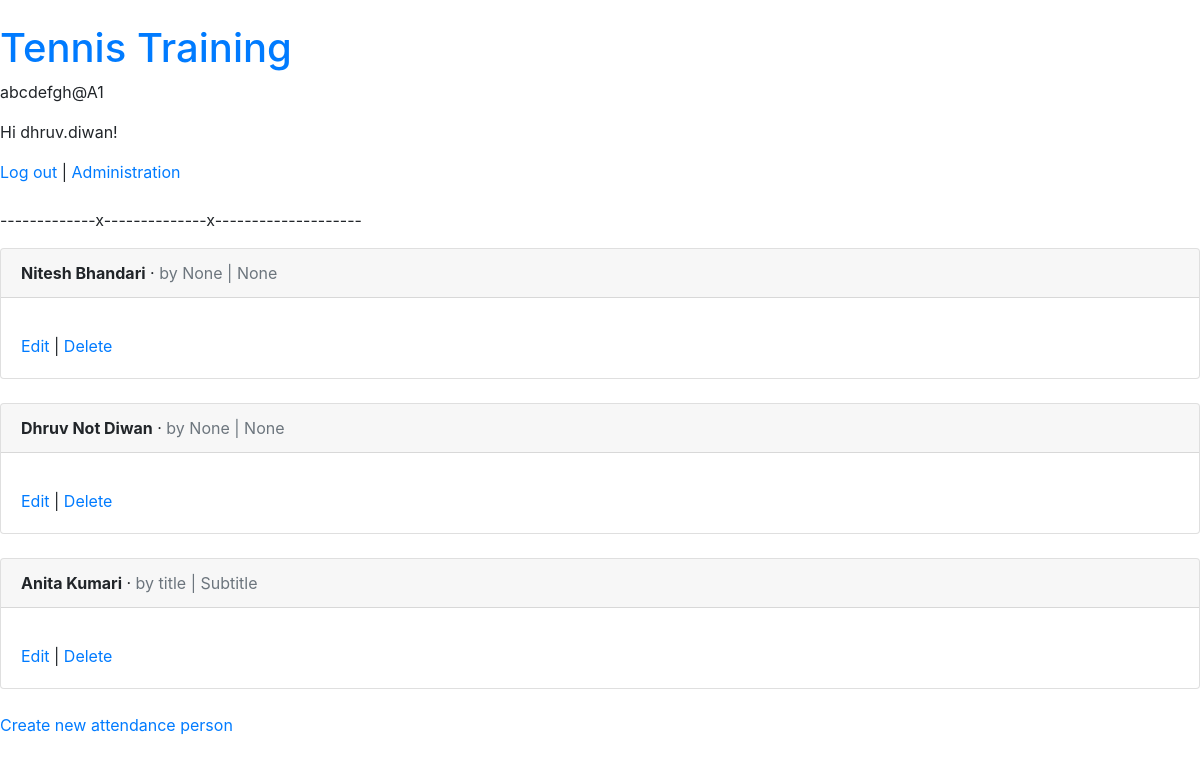
/attendance/person/ (signed in), run on the app's committed database.
### users/models.py (models this page shows)
class CustomUser(AbstractUser):
    middle_name = models.CharField(null = True, max_length=300)
    date_of_birth = models.DateField(null = True)
    mobile = PhoneNumberField(null = True)
    telephone = PhoneNumberField(null = True)
    intercom = models.CharField(null = True, max_length=300)

### attendance/models.py (models this page shows, shortened)
class AttendancePerson(models.Model):
    first_name = models.CharField(null = True, max_length=300)
    last_name = models.CharField(null = True, blank = True, max_length=300)
    middle_name = models.CharField(null = True, blank = True, max_length=300)
    date_of_birth = models.DateField(null = True, blank = True)
    mobile = PhoneNumberField(null = True, blank = True)
    telephone = PhoneNumberField(null = True, blank = True, max_length=300)
    user = models.ForeignKey(CustomUser, blank = True, null = True, on_delete = models.CASCADE,)
    title = models.CharField(null = True, max_length=300)
    subtitle = models.CharField(null = True, max_length=300)
    def name(self):
        n = self.first_name
        if self.middle_name:
            n += " " + self.middle_name
        if self.last_name:
            n += " " + self.last_name
        return n
    def __str__(self):
        return self.name()

### attendance/person/views.py (the view)
# urls.py: path('', AttendancePersonListView.as_view(), name='attendance_person_list'),
class AttendancePersonListView(LoginRequiredMixin , ListView):
    model = AttendancePerson
    template_name = 'person/attendance_person_list.html'
    login_url = 'login'

### attendance/templates/person/attendance_person_list.html (shortened to what this page needs)
{% extends 'base.html' %}
{% block content %}
{% for attendance_person in object_list %}
<div class="card">
  <div class="card-header">
    <span class="font-weight-bold">{{ attendance_person }}</span> &middot;
    <span class="text-muted">by {{ attendance_person.title }} |
      {{ attendance_person.subtitle }}</span>
    </div>
    <div class="card-body">
      <a href="{% url 'attendance_person_edit' attendance_person.pk %}">Edit</a> |
      <a href="{% url 'attendance_person_delete' attendance_person.pk %}">Delete</a>
    </div>
  </div>
  <br />
  {% endfor %}
  <a href="{% url 'attendance_person_new' %}">Create new attendance person</a>
  {% endblock content %}

### templates/base.html (shortened to what this page needs)
﻿<!DOCTYPE html>
<html>
<head>
    <link rel="stylesheet"
          href="https://stackpath.bootstrapcdn.com/bootstrap/4.1.3/css/\bootstrap.min.css"
>
</head>
<body>
  <div>
    <header>
      <div class="nav-left">
        <h1><a href="{% url 'home' %}">Tennis Training</a></h1>
      </div>
    </header>
    <p>abcdefgh@A1</p>
    {% if user.is_authenticated %}
      <p>Hi {{ user.username }}!</p>
      <a href="{% url 'logout' %}">Log out</a>
    {% else %}
      <p>You are not logged in.</p>
      <a href="{% url 'login' %}">Log In</a> |
      <a href="{% url 'signup' %}">Sign Up</a>
    {% endif %}
       | <a href="/admin" target="_blank">Administration</a>
<br><br>
<p>-------------x--------------x--------------------</p>
    {% block content %}
    {% endblock content %}
  </div>
</body>
</html>

### data on the page
CustomUser: username "dhruv.diwan"
AttendancePerson: first_name+middle_name+last_name "Nitesh Bhandari", title "None", subtitle "None"
AttendancePerson: first_name+middle_name+last_name "Dhruv Not Diwan", title "None", subtitle "None"
AttendancePerson: first_name+middle_name+last_name "Anita Kumari", title "title", subtitle "Subtitle"
